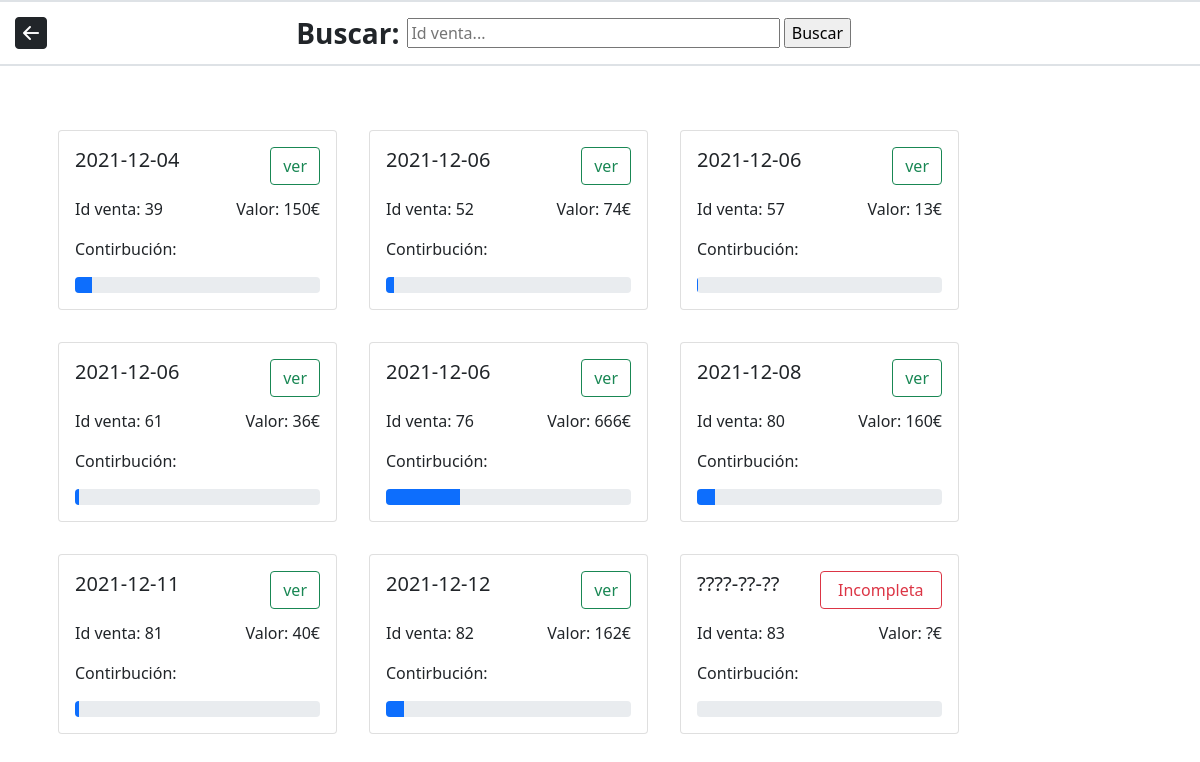
/proyecto/funciones/venta/albaranes/albaran.php (signed in), run on the app's committed database.
### tables this page shows
CREATE TABLE `venta` (
  `id_venta` int(6) NOT NULL,
  `id_empleado` int(4) NOT NULL,
  `valor` double DEFAULT NULL,
  `fecha` date DEFAULT NULL
);

### proyecto/clases/conexion.php (called while the page is built, shortened)
<?php
class Conexion{
    private static $instancia = null;
    public ?PDO $conexion = null;
    private function __construct(){
        $this->conexion = new PDO("mysql:host=localhost;dbname=proyecto", "root", "");
    }
    public static function crearConexion():Conexion|Exception{
        if (self::$instancia==null) {
            try {
                self::$instancia = new Conexion();
            } catch (PDOException $e) {
                return $e;
            }
        }
        return self::$instancia;
    }
    public function hacerConsulta($query, ...$parametros):array{
        $prep = $this->conexion->prepare($query);
        for ($i=1; $i < count($parametros)+1; $i++) {
            $prep->bindValue($i, $parametros[$i-1]);
        }
        $prep->execute();
        $res=[];
        for ($i=0; $i < $prep->rowCount(); $i++) {
            $res[$i]=$prep->fetchObject();
        }
        return $res;
    }
}

### proyecto/clases/venta.php (called while the page is built, shortened)
<?php
require_once("conexion.php");
    class Venta{
        public static function consultarVentaEmpleado($idEmpleado):array{
            $conexion = Conexion::crearConexion();
            $query = "SELECT * FROM `venta` WHERE id_empleado = ?; ";
            $res = $conexion->hacerConsulta($query, $idEmpleado);
            return $res;
        }
        public static function totalGanado():array{
            $conexion = Conexion::crearConexion();
            $query = "SELECT SUM(valor) AS total FROM `venta`; ";
            return $conexion->hacerConsulta($query);
        }
    }

### proyecto/funciones/venta/albaranes/albaran.php (the view, shortened to what this page needs)
<?php
require_once("../../../clases/venta.php");
$usuario = unserialize($_SESSION["usuario"]);
?>
<!DOCTYPE html>
<html lang="en">
<head>
    <link href="https://cdn.jsdelivr.net/npm/bootstrap@5.1.3/dist/css/bootstrap.min.css" rel="stylesheet">
    <link rel="stylesheet" href="https://cdn.jsdelivr.net/npm/bootstrap-icons@1.7.1/font/bootstrap-icons.css">
</head>
<header class="row border border-2">
    <form class="col-1" action="../../atras/atras.php">
        <button class="btn"><i class="bi bi-arrow-left-square-fill fs-2"></i></button>
    </form>
    <div class="col-10 d-flex justify-content-center align-items-center">
        <span class="fs-3 fw-bold me-2">Buscar: </span>
        <form method="GET" class="w-50">
            <input placeholder="Id venta..." class="w-75" id="input" name="busqueda" type="text" value=<?= $_GET['busqueda']??"" ?>>
            <input id="buscar" type="submit" value="Buscar">
        </form>
    </div>
</header>
<body>
    <div class="d-flex flex-column align-items-center mt-5">
        <div class="container d-flex flex-wrap">
            <?php
                if (isset($_GET["busqueda"])) {
                    $resultado = Item::buscarItem("%".$_GET["busqueda"]."%");
                    listar($resultado);
                }
                else{
                    $resultado = Venta::consultarVentaEmpleado($usuario->getId());
                    listar($resultado);
                }
                function listar($datos){
                    foreach($datos as $dato){ ?>
                        <div class="card w-25 m-3" style="width: 18rem;">
                            <div class="card-body">
                                <h5 class="card-title d-flex justify-content-between align-items-center">
                                    <?php
                                        if ($dato->fecha=="0000-00-00") {?>
                                            <p>????-??-??</p>
                                            <a href="../vender/vender.php" class="w-50 btn btn-outline-danger mb-1">Incompleta</a>
                                        <?php }else { ?>
                                            <p><?= $dato->fecha ?></p>
                                            <form method="POST" action="visualizacion.php">
                                                <input type="submit" value="ver" class="btn btn-outline-success mb-1">
                                            </form>
                                        <?php } ?>
                                </h5>
                                <div class="card-text d-flex justify-content-between">
                                    <p>Id venta: <?= $dato->id_venta ?></p>
                                    <p>Valor: <?= $dato->valor=="0" ? "?" : $dato->valor ?>€</p>
                                </div>
                                <p>Contirbución:</p>
                                <div class="card-text progress">
                                    <div class="progress-bar " role="progressbar" style="width: <?= $dato->valor*100/Venta::totalGanado()[0]->total ?>%" aria-valuemin="0" aria-valuemax="100"></div>
                                </div>
                            </div>
                        </div>
                        <?php
                    }
                }
            ?>
        </div>
    </div>
</body>
</html>

### data on the page
venta: fecha "2021-12-04", id_venta "39", valor "150", $dato->valor*100/Venta::totalGanado()[0]->total 6.7689530685921 (drawn)
venta: fecha "2021-12-06", id_venta "52", valor "74", $dato->valor*100/Venta::totalGanado()[0]->total 3.3393501805054 (drawn)
venta: fecha "2021-12-06", id_venta "57", valor "13"
venta: fecha "2021-12-06", id_venta "61", valor "36", $dato->valor*100/Venta::totalGanado()[0]->total 1.6245487364621 (drawn)
venta: fecha "2021-12-06", id_venta "76", valor "666", $dato->valor*100/Venta::totalGanado()[0]->total 30.054151624549 (drawn)
venta: fecha "2021-12-08", id_venta "80", valor "160", $dato->valor*100/Venta::totalGanado()[0]->total 7.2202166064982 (drawn)
venta: fecha "2021-12-11", id_venta "81", valor "40", $dato->valor*100/Venta::totalGanado()[0]->total 1.8050541516245 (drawn)
venta: fecha "2021-12-12", id_venta "82", valor "162", $dato->valor*100/Venta::totalGanado()[0]->total 7.3104693140794 (drawn)
venta: fecha "Incompleta", id_venta "83"
